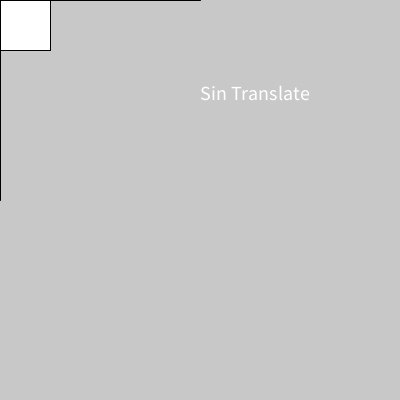
Frame 1 (no input)
Frame 60 (the mouse pressed at the canvas centre just before this capture): identical to frame 1, image omitted
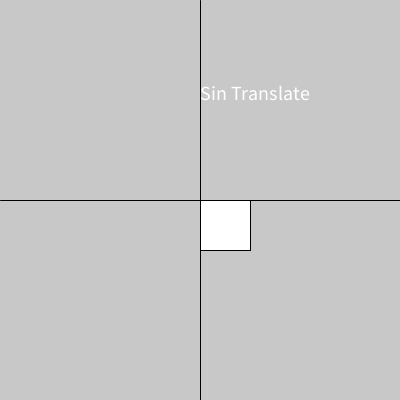
Frame 120 (the mouse held since frame 60 and released just before this capture)

The Processing sketch that drew these frames (run headless with seeded random() and noise(); from frame 60 on, the mouse is pressed at the canvas centre):

// Processing sketch: translate_01
// ── translate_01.pde
boolean conTranslate = false;

void setup(){
  size(400,400);
  textSize(20);
}

void draw(){
  background(200);
  
  if(conTranslate){
    text("Con Translate", 200, 100);
    translate(mouseX,mouseY);
    line(-200,0,200,0); // Línea horizontal en el eje X
    line(0,-200,0,200); // Línea vertical en el eje Y
    rect(0,0,50,50);
  }else{
    text("Sin Translate", 200, 100);
    line(-200 + mouseX, mouseY, 200 + mouseX, mouseY); // Línea horizontal en el eje X
    line(mouseX,-200 + mouseY, mouseX, 200 + mouseY); // Línea vertical en el eje Y
    rect(mouseX,mouseY,50,50);
  }
}

void mouseClicked(){
  conTranslate = !conTranslate;
}
